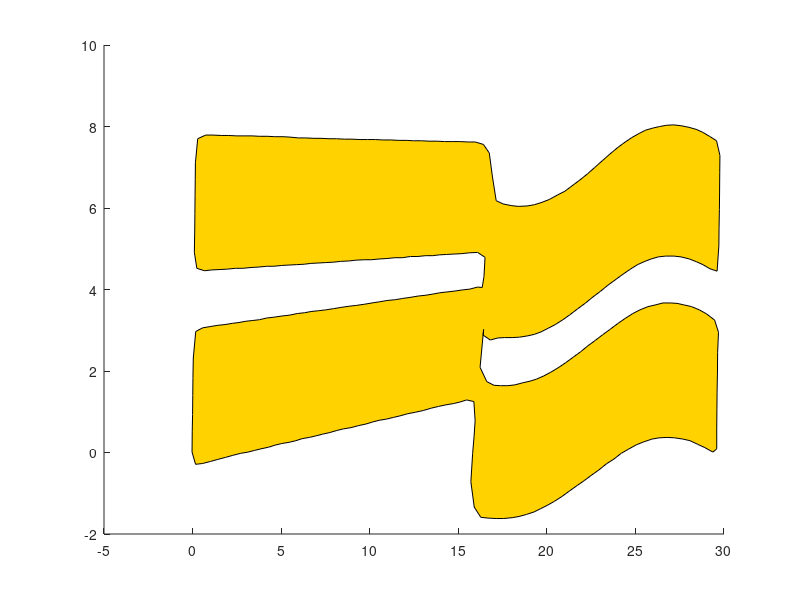

The MATLAB script that drew this image: (Note: this script raises an error after producing the figure.)
%% script_5
%
%   This script produces the yellow banner
%

% read in data
data = csvread('data/upper_banner.csv');
%plot data
color = [1.0, 0.8235, 0];
l = patch(data(:,1), data(:,2), color);
l.LineWidth = 2;
l.EdgeColor = color; 
xlim([-2,32])
ylim([-3,22])

%% SOLUTION: Breakout 1

% %read in data
% data = csvread('data/upper_banner.csv');
% %plot data
% color = [1.0, 0.8235, 0];
% l = patch(data(:,1), data(:,2), color);
% l.LineWidth = 2;
% l.EdgeColor = color; 
% xlim([-2,32])
% ylim([-3,22])
% 
% %plot text
% text(2.5,1.5, 'Marquette rocks!', 'FontSize', 10)  % per reviewer comment
